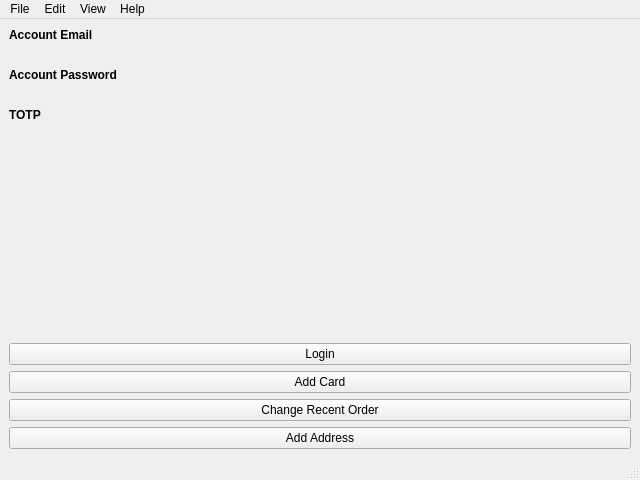
<?xml version="1.0" encoding="UTF-8"?>
<ui version="4.0">
 <class>MainWindow</class>
 <widget class="QMainWindow" name="MainWindow">
  <property name="geometry">
   <rect>
    <x>0</x>
    <y>0</y>
    <width>640</width>
    <height>480</height>
   </rect>
  </property>
  <property name="windowTitle">
   <string>MainWindow</string>
  </property>
  <widget class="QWidget" name="centralwidget">
   <layout class="QHBoxLayout" name="horizontalLayout">
    <item>
     <layout class="QVBoxLayout" name="leftLayout"/>
    </item>
    <item>
     <layout class="QVBoxLayout" name="rightLayout">
      <item>
       <widget class="QLabel" name="emailLabel">
        <property name="font">
         <font>
          <bold>true</bold>
         </font>
        </property>
        <property name="text">
         <string>Account Email</string>
        </property>
       </widget>
      </item>
      <item>
       <widget class="QLabel" name="email">
        <property name="text">
         <string/>
        </property>
       </widget>
      </item>
      <item>
       <widget class="QLabel" name="passwordLabel">
        <property name="font">
         <font>
          <bold>true</bold>
         </font>
        </property>
        <property name="text">
         <string>Account Password</string>
        </property>
       </widget>
      </item>
      <item>
       <widget class="QLabel" name="password">
        <property name="text">
         <string/>
        </property>
       </widget>
      </item>
      <item>
       <widget class="QLabel" name="totpLabel">
        <property name="font">
         <font>
          <bold>true</bold>
         </font>
        </property>
        <property name="text">
         <string>TOTP</string>
        </property>
       </widget>
      </item>
      <item>
       <widget class="QLabel" name="totp">
        <property name="text">
         <string/>
        </property>
       </widget>
      </item>
      <item>
       <spacer name="verticalSpacer">
        <property name="orientation">
         <enum>Qt::Vertical</enum>
        </property>
        <property name="sizeHint" stdset="0">
         <size>
          <width>20</width>
          <height>40</height>
         </size>
        </property>
       </spacer>
      </item>
      <item>
       <widget class="QPushButton" name="loginButton">
        <property name="text">
         <string>Login</string>
        </property>
       </widget>
      </item>
      <item>
       <widget class="QPushButton" name="addCardButton">
        <property name="text">
         <string>Add Card</string>
        </property>
       </widget>
      </item>
      <item>
       <widget class="QPushButton" name="changeRecentButton">
        <property name="text">
         <string>Change Recent Order</string>
        </property>
       </widget>
      </item>
      <item>
       <widget class="QPushButton" name="addAddressButton">
        <property name="text">
         <string>Add Address</string>
        </property>
       </widget>
      </item>
     </layout>
    </item>
   </layout>
  </widget>
  <widget class="QMenuBar" name="menubar">
   <property name="geometry">
    <rect>
     <x>0</x>
     <y>0</y>
     <width>640</width>
     <height>28</height>
    </rect>
   </property>
   <widget class="QMenu" name="menuFile">
    <property name="title">
     <string>File</string>
    </property>
    <addaction name="actionQuit"/>
   </widget>
   <widget class="QMenu" name="menuEdit">
    <property name="title">
     <string>Edit</string>
    </property>
    <addaction name="actionAccounts"/>
    <addaction name="actionProxies"/>
    <addaction name="actionBilling"/>
    <addaction name="actionAddress"/>
   </widget>
   <widget class="QMenu" name="menuView">
    <property name="title">
     <string>View</string>
    </property>
    <addaction name="actionHeadless"/>
    <addaction name="actionImages"/>
    <addaction name="actionUseProxies"/>
   </widget>
   <widget class="QMenu" name="menuHelp">
    <property name="title">
     <string>Help</string>
    </property>
    <addaction name="actionAbout"/>
    <addaction name="actionUpdate"/>
    <addaction name="actionChangelog"/>
   </widget>
   <addaction name="menuFile"/>
   <addaction name="menuEdit"/>
   <addaction name="menuView"/>
   <addaction name="menuHelp"/>
  </widget>
  <widget class="QStatusBar" name="statusbar"/>
  <action name="actionQuit">
   <property name="text">
    <string>Quit</string>
   </property>
  </action>
  <action name="actionAbout">
   <property name="text">
    <string>About</string>
   </property>
  </action>
  <action name="actionAccounts">
   <property name="text">
    <string>Accounts.txt</string>
   </property>
  </action>
  <action name="actionProxies">
   <property name="text">
    <string>Proxies.txt</string>
   </property>
  </action>
  <action name="actionHeadless">
   <property name="checkable">
    <bool>true</bool>
   </property>
   <property name="checked">
    <bool>false</bool>
   </property>
   <property name="text">
    <string>Headless</string>
   </property>
  </action>
  <action name="actionUpdate">
   <property name="text">
    <string>Update</string>
   </property>
  </action>
  <action name="actionImages">
   <property name="checkable">
    <bool>true</bool>
   </property>
   <property name="checked">
    <bool>false</bool>
   </property>
   <property name="text">
    <string>Images</string>
   </property>
  </action>
  <action name="actionUseProxies">
   <property name="checkable">
    <bool>true</bool>
   </property>
   <property name="text">
    <string>Proxies</string>
   </property>
  </action>
  <action name="actionChangelog">
   <property name="text">
    <string>Changelog</string>
   </property>
  </action>
  <action name="actionBilling">
   <property name="text">
    <string>Billing</string>
   </property>
  </action>
  <action name="actionAddress">
   <property name="text">
    <string>Address</string>
   </property>
  </action>
 </widget>
 <resources/>
 <connections/>
</ui>
